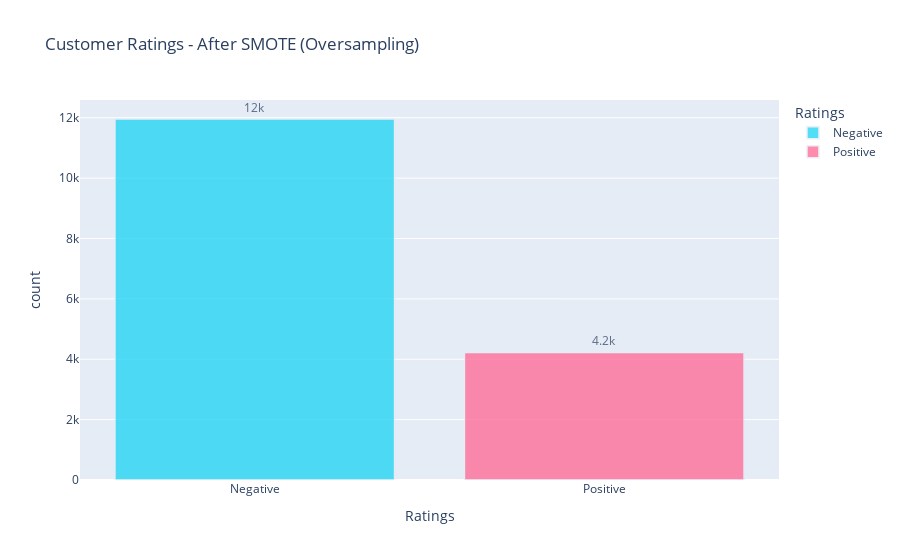

The notebook cell saved with this chart:
### Markdown cell above
## Checking for Class Imbalance after SMOTE with ENN

### Code cell
# create a data frame to count the number of customer reviews by products and also rename a column as count
rating_counts = pd.DataFrame(pd.DataFrame(Y_train_smote).rename(columns = {0:'review_star'}).value_counts()).reset_index().rename( \
    columns={'review_star': 'Ratings', 0:'count'})

# add a sort index
rating_counts['Ratings_for_sorting'] = rating_counts['Ratings']

# convert ratings to str type for visualization
rating_counts['Ratings'] = rating_counts['Ratings'].astype(str)

# Sort order by custom column and display 
rating_counts.sort_values(by=['Ratings_for_sorting'], inplace = True)

# use plotly to create a bar graph of number of reviews by brand and using customized color coding 
fig = px.bar(rating_counts, x="Ratings", y="count", color="Ratings", 
             title= "Customer Ratings - After SMOTE (Oversampling)", text_auto = '.2s', 
             color_discrete_map={'0.0':'red', '1.0':'orange', '2.0': 'yellow',
                                 '3.0':'rgb(179,226,205)', '4.0':'rgb(27,158,119)'})

# figure customization
fig.update_traces(textfont_size=12, textangle=0, textposition="outside", cliponaxis=False,
 marker_line_width=1.5, opacity = 0.75)

### Figure 1 — Plotly figure (JSON) as saved in the notebook; plotly's stock layout.template omitted (floating-point values rounded to 4 significant figures)
{"data": [{"alignmentgroup": "True", "cliponaxis": false, "hovertemplate": "Ratings=%{x}<br>count=%{y}<extra></extra>", "legendgroup": "Negative", "marker": {"color": "#19d3f3", "line": {"width": 1.5}, "pattern": {"shape": ""}}, "name": "Negative", "offsetgroup": "Negative", "opacity": 0.75, "orientation": "v", "showlegend": true, "textangle": 0, "textfont": {"size": 12}, "textposition": "outside", "texttemplate": "%{y:.2s}", "type": "bar", "x": ["Negative"], "xaxis": "x", "y": [11958], "yaxis": "y"}, {"alignmentgroup": "True", "cliponaxis": false, "hovertemplate": "Ratings=%{x}<br>count=%{y}<extra></extra>", "legendgroup": "Positive", "marker": {"color": "#FF6692", "line": {"width": 1.5}, "pattern": {"shape": ""}}, "name": "Positive", "offsetgroup": "Positive", "opacity": 0.75, "orientation": "v", "showlegend": true, "textangle": 0, "textfont": {"size": 12}, "textposition": "outside", "texttemplate": "%{y:.2s}", "type": "bar", "x": ["Positive"], "xaxis": "x", "y": [4224], "yaxis": "y"}], "layout": {"barmode": "relative", "legend": {"title": {"text": "Ratings"}, "tracegroupgap": 0}, "title": {"text": "Customer Ratings - After SMOTE (Oversampling)"}, "xaxis": {"anchor": "y", "categoryarray": ["Negative", "Positive"], "categoryorder": "array", "domain": [0, 1], "title": {"text": "Ratings"}}, "yaxis": {"anchor": "x", "domain": [0, 1], "title": {"text": "count"}}}}
